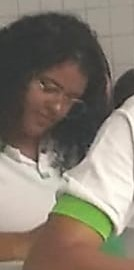
#> input picture Testes/sintique2019.jpg, 134 x 270 px
$ python exemplo2.py --image ../sintique2019.jpg
#> lines starting #> are read from the running program, lines starting #| are printed output that depends on the picture; after the words box and inside, x2 and y2 are one past the last pixel; in counts of white or black regions, pixels touching at a corner belong together
import argparse
import cv2

#import imutils

ap = argparse.ArgumentParser()
ap.add_argument("-i", "--image", required = True, help = "path to the image")
args = vars(ap.parse_args())

image = cv2.imread(args["image"])
#> image is the input picture: shape (270, 134, 3); mean B, G, R 110.5, 123.1, 132.3

gray = cv2.cvtColor(image, cv2.COLOR_BGR2GRAY)
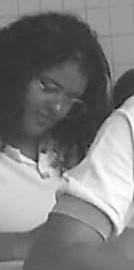
#> gray: shape (270, 134); min 21, max 254, mean 124.4
blurred = cv2.GaussianBlur(gray, (5,5), 0)
thresh = cv2.threshold(blurred, 60, 255, cv2.THRESH_BINARY)[1]
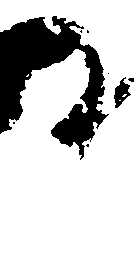
#> thresh: shape (270, 134); 80% white; 8 black regions (6 under 20 px), largest, box (x1, y1, x2, y2) and area: (0, 16, 109, 160) 6949, (114, 77, 131, 108) 265

print ("width: {} pixels".format(image.shape[1]))
#| width: 134 pixels
print ("height: {} pixels".format(image.shape[0]))
#| height: 270 pixels
print ("channels: {}".format(image.shape[2]))
#| channels: 3


# [11 lines of commented-out code are left out]
#> (the run stopped early here; a loop or call above may not have finished)
